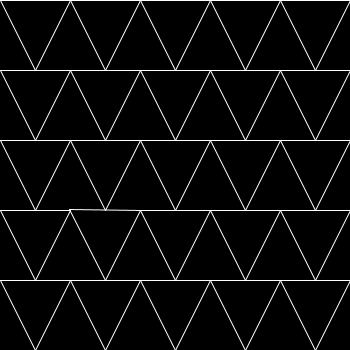
Frame 1 (no input)
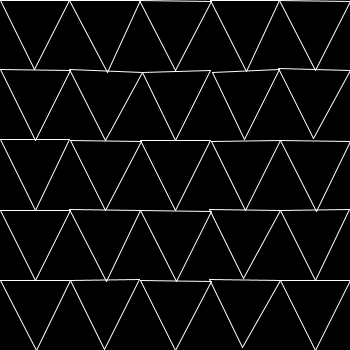
Frame 60 (the mouse pressed at the canvas centre just before this capture)
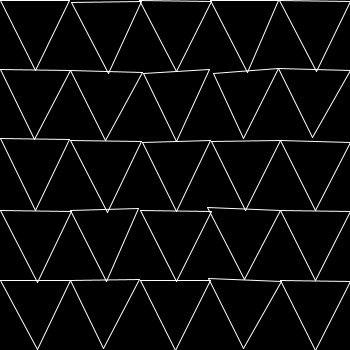
Frame 120 (the mouse held since frame 60 and released just before this capture)

The Processing sketch that drew these frames (run headless with seeded random() and noise(); from frame 60 on, the mouse is pressed at the canvas centre):

// Processing sketch: oop_example_c
// ── oop_example_c.pde
////////////////////////
// MOVE THE TRIANGLES //
////////////////////////

// Declare variables, shorthand way
Point2d[] points;
Triangle[] triangles;

int numOfRows = 5;
int numOfCols = 5;
int numOfTris;

void setup()
{
  size(350, 350);
  // Set the drawing settings
  stroke(255);
  strokeWeight(1);

  int widthX = width/numOfCols;
  int widthY = height/numOfRows;
  int widthXhalf = widthX/2;

  numOfTris = numOfRows * numOfCols;
  points = new Point2d[numOfTris * 3];
  triangles = new Triangle[numOfTris];

  // You can make for loops quite detailed by using multiple counters
  for (int i = 0, j = 0, y = 0; y < numOfCols*widthY; y += widthY) {
    for (int x = widthXhalf; x < numOfRows*widthX; x += widthX, i++, j+=3) {

      // Set points data by instantiating new objects of the Point2d class
      points[j] = new Point2d (x-widthXhalf, y);
      points[j + 1] = new Point2d (x+widthXhalf, y);
      points[j + 2] = new Point2d (x, y+widthY);
      // Instantiate new object of the triangle class
      triangles[i] = new Triangle (points[j], points[j + 1], points[j + 2]);
    }
  }
}

void draw()
{
  background(0);

  int index = (int)random(0, points.length);
  if (random(0, 100) > 50)
  {
    points[index].x++;// = (int)random(0, width);
    points[index].y++;// = (int)random(0, height);
  }
  else
  {
    points[index].x--;// = (int)random(0, width);
    points[index].y--;// = (int)random(0, height);
  }
  if (points[index].x > width) points[index].x = width;
  else if (points[index].x < 0) points[index].x = 0;

  if (points[index].y > height) points[index].y = height;
  else if (points[index].y < 0) points[index].y = 0;

  for (int i = 0; i < numOfTris; i++)
  {
    triangles[i].render();
  }
}

// ── Point2d.pde
class Point2d
{
  int x, y;
  Point2d(int x, int y)
  {
    this.x = x;
    this.y = y;
  }
}

// ── Triangle.pde
class Triangle
{
  Point2d a, b, c;

  Triangle(Point2d a, Point2d b, Point2d c)
  {
    this.a = a;
    this.b = b;
    this.c = c;
  }

  void render()
  {
    line(a.x, a.y, b.x, b.y);
    line(b.x, b.y, c.x, c.y);
    line(c.x, c.y, a.x, a.y);
  }
}
